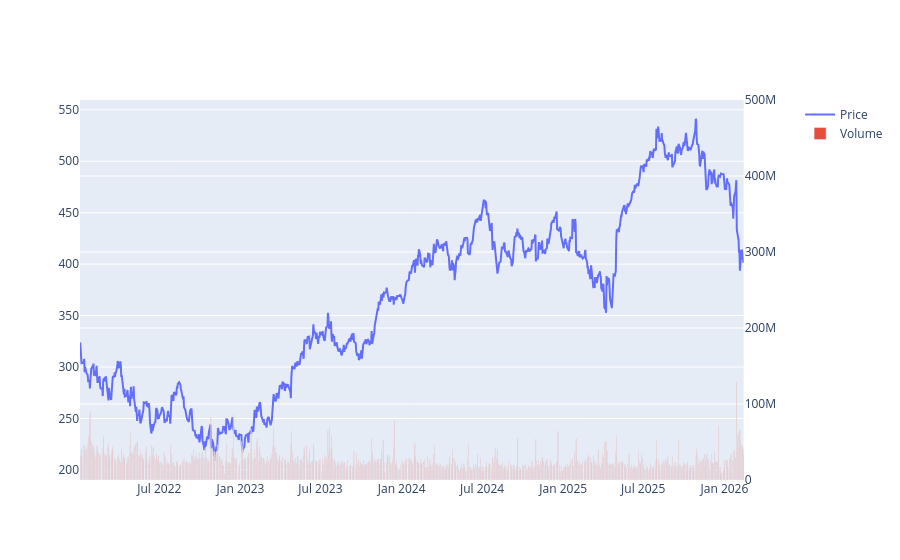

Source (notebook cell):
### Code cell
from plotly.subplots import make_subplots

fig2 = make_subplots(specs=[[{"secondary_y":True}]])
fig2.add_trace(go.Scatter(x=data.index,y=data[('Close','MSFT')],name='Price'),secondary_y=False)
fig2.add_trace(go.Bar(x=data.index,y=data[('Volume','MSFT')],name='Volume',opacity=1),secondary_y=True)
fig2.update_yaxes(range=[0,500000000],secondary_y=True,visible=True)
fig2.update_yaxes(secondary_y=True,visible=True)
fig2.show()

### Figure 1 — Plotly figure (JSON) as saved in the notebook; plotly's stock layout.template omitted (floating-point values rounded to 4 significant figures; data arrays with more than 128 entries replaced by an {"elided": "..."} marker saying what was removed)
{"data": [{"name": "Price", "type": "scatter", "x": {"elided": "1033 str values"}, "xaxis": "x", "y": {"elided": "1033 float values"}, "yaxis": "y"}, {"marker": {"color": "#E74C3C"}, "name": "Volume", "opacity": 1, "type": "bar", "x": {"elided": "1033 str values"}, "xaxis": "x", "y": {"elided": "1033 int values"}, "yaxis": "y2"}], "layout": {"xaxis": {"anchor": "y", "domain": [0, 0.94]}, "yaxis": {"anchor": "x", "domain": [0, 1]}, "yaxis2": {"anchor": "x", "overlaying": "y", "range": [0, 500000000], "side": "right", "visible": true}}}
